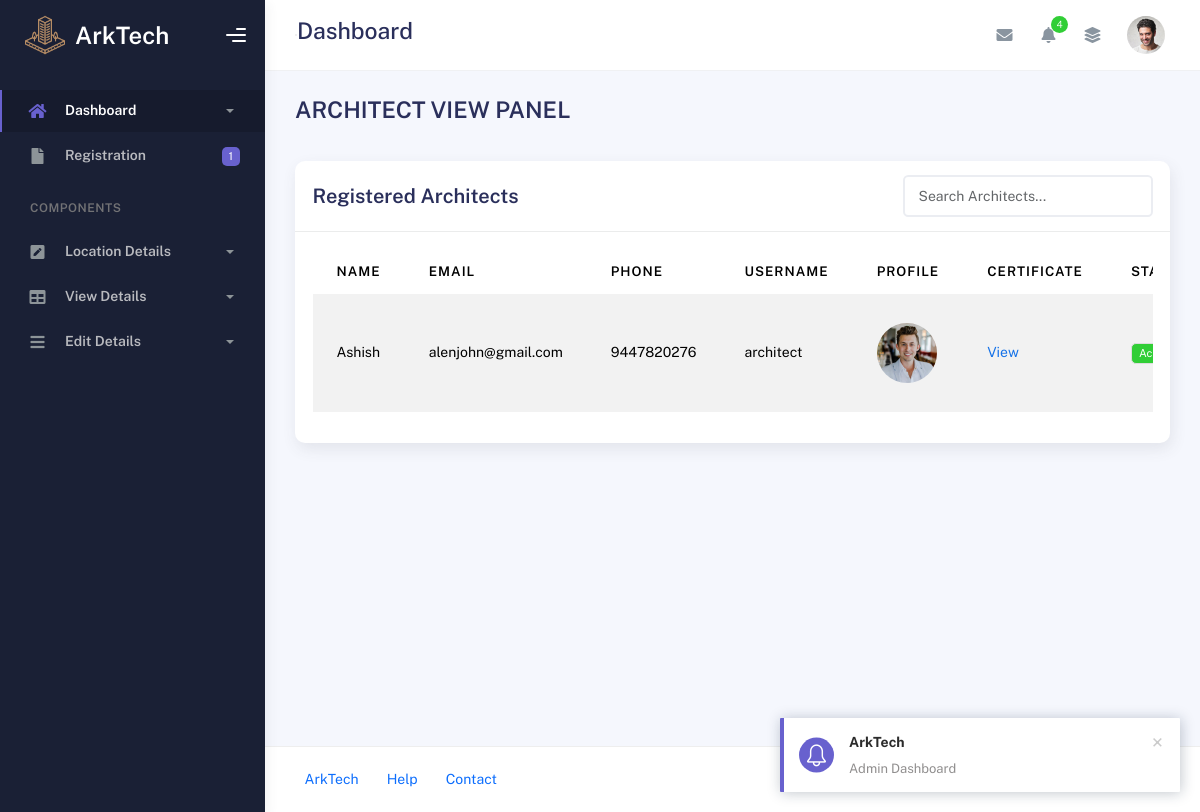
/Admin/architect_view.php, run on an earlier commit of the app's database.
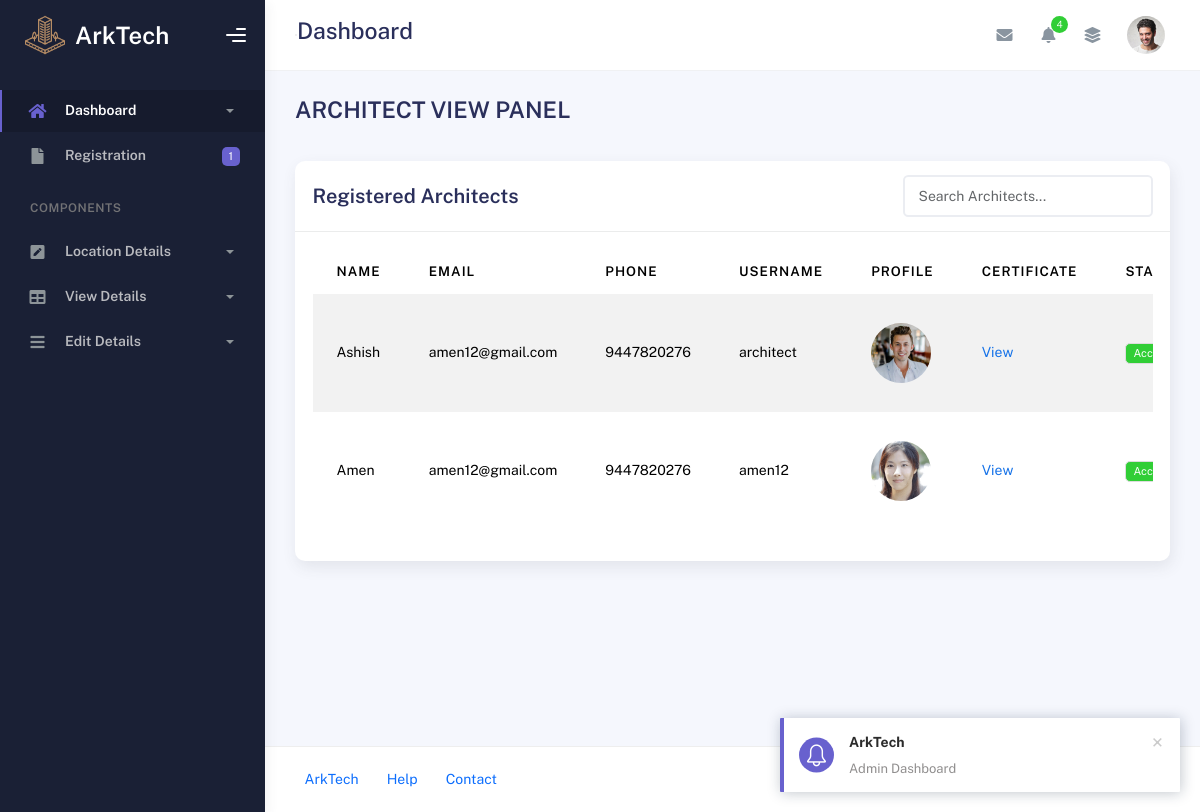
And on a later commit of the database.
### tables this page shows
CREATE TABLE IF NOT EXISTS `tbl_architects` (
  `architect_id` int NOT NULL AUTO_INCREMENT,
  `arch_name` varchar(50) NOT NULL,
  `profiles` varchar(500) NOT NULL,
  `email` varchar(50) NOT NULL,
  `phone` bigint NOT NULL,
  `username` varchar(20) NOT NULL,
  `passwords` varchar(50) NOT NULL,
  `certificate_of_licensce` varchar(200) NOT NULL,
  `location_id` int NOT NULL,
  `status` varchar(20) NOT NULL,
  PRIMARY KEY (`architect_id`)
);

### dboperation.php (called while the page is built, shortened)
<?php
class dboperation
{
    public $con,$res;
    function __construct()
    {
        $this->con=mysqli_connect("localhost","root","","arktech");
    }
    public function executequery($sql)
    {
        $this->res=mysqli_query($this->con,$sql);
        return $this->res;
    }
}
?>

### Admin/architect_view.php (the view, shortened to what this page needs)
<?php
include("header.php");
include("../dboperation.php");
$obj = new dboperation();
$sql = "SELECT * FROM tbl_architects";
$res = $obj->executequery($sql);
?>
<div class="container">
  <div class="page-inner">
    <div class="page-header">
      <h3 class="fw-bold mb-3">ARCHITECT VIEW PANEL</h3>
    </div>
    <div class="row">
      <div class="col-md-12">
        <div class="card">
          <div class="card-header d-flex justify-content-between align-items-center">
            <h4 class="card-title m-0">Registered Architects</h4>
            <input type="text" id="architectSearch" class="form-control" style="width: 250px;" placeholder="Search Architects...">
          </div>
          <div class="card-body">
            <div class="table-responsive">
              <table id="architect-table" class="display table table-striped table-hover">
                <thead>
                  <tr>
                    <th>Name</th>
                    <th>Email</th>
                    <th>Phone</th>
                    <th>Username</th>
                    <th>Profile</th>
                    <th>Certificate</th>
                    <th>Status</th>
                  </tr>
                </thead>
                <tbody>
                  <?php while ($row = mysqli_fetch_array($res)) { ?>
                    <tr>
                      <td><?=($row["arch_name"]) ?></td>
                      <td><?=($row["email"]) ?></td>
                      <td><?=($row["phone"]) ?></td>
                      <td><?=($row["username"]) ?></td>
                      <td>
                        <?php if (!empty($row["profiles"])): ?>
                          <img src="../uploads/<?= $row["profiles"] ?>" alt="Profile Pic" width="60" height="60" style="object-fit:cover;border-radius:50%;">
                        <?php else: ?>
                          N/A
                        <?php endif; ?>
                      </td>
                      <td>
                        <?php if (!empty($row["certificate_of_licensce"])): ?>
                          <a href="#" onclick="openPopup('../uploads/<?= $row['certificate_of_licensce'] ?>'); return false;">View</a>
                        <?php else: ?>
                          N/A
                        <?php endif; ?>
                      </td>
                      <td>
                        <?php
                          $status = $row["status"];
                          if ($status == 'Accepted') {
                            echo '<span class="badge bg-success">Accepted</span>';
                          } elseif ($status == 'Rejected') {
                            echo '<span class="badge bg-danger">Rejected</span>';
                          } else {
                            echo '<span class="badge bg-warning text-dark">Pending</span>';
                          }
                        ?>
                      </td>
                    </tr>
                  <?php } ?>
                </tbody>
              </table>
            </div>
          </div>
        </div>
      </div>
    </div>
  </div>
</div>
<?php include("footer.php"); ?>

### Admin/header.php (shortened to what this page needs)
<!DOCTYPE html>
<html lang="en">
  <head>
    <link rel="stylesheet" href="assets/css/bootstrap.min.css" />
    <link rel="stylesheet" href="assets/css/plugins.min.css" />
    <link rel="stylesheet" href="assets/css/kaiadmin.min.css" />
     <link href="https://cdn.jsdelivr.net/npm/bootstrap-icons@1.10.5/font/bootstrap-icons.css" rel="stylesheet">
  </head>
  <body>
    <div class="wrapper">
      <div class="sidebar" data-background-color="dark">
        <div class="sidebar-logo">
          <div class="logo-header" data-background-color="dark">
        <a href="index.php" class="logo d-flex align-items-center" style="text-decoration: none;">
        <img
            src="img/icon-1.png"
            alt="navbar brand"
            class="navbar-brand"
            height="40"
          />
        <span style="color: white; font-size: 24px; font-weight: 600; margin-left: 10px;">ArkTech</span>
        </a>
            <div class="nav-toggle">
              <button class="btn btn-toggle toggle-sidebar">
                <i class="gg-menu-right"></i>
              </button>
            </div>
          </div>
        </div>
        <div class="sidebar-wrapper scrollbar scrollbar-inner">
          <div class="sidebar-content">
            <ul class="nav nav-secondary">
              <li class="nav-item active">
                <a
                  data-bs-toggle="collapse"
                  href="#dashboard"
                  class="collapsed"
                  aria-expanded="false"
                >
                  <i class="fas fa-home"></i>
                  <p>Dashboard</p>
                  <span class="caret"></span>
                </a>
              </li>
              <li class="nav-item">
                <a href="architect_view.php">
                  <i class="fas fa-file"></i>
                  <p>Registration</p>
                  <span class="badge badge-secondary">1</span>
                </a>
              </li>
              <li class="nav-section">
                <h4 class="text-section">Components</h4>
              </li>
              <li class="nav-item">
                <a data-bs-toggle="collapse" href="#forms">
                  <i class="fas fa-pen-square"></i>
                  <p>Location Details</p>
                  <span class="caret"></span>
                </a>
              </li>
            <li class="nav-item">
                <a data-bs-toggle="collapse" href="#tables">
                  <i class="fas fa-table"></i>
                  <p>View Details</p>
                  <span class="caret"></span>
                </a>
              </li>
              <li class="nav-item">
                <a data-bs-toggle="collapse" href="#submenu">
                  <i class="fas fa-bars"></i>
                  <p>Edit Details</p>
                  <span class="caret"></span>
                </a>
              </li>
            </ul>
          </div>
        </div>
      </div>
      <div class="main-panel">
        <div class="main-header">
          <nav
            class="navbar navbar-header navbar-header-transparent navbar-expand-lg border-bottom"
          >
            <div class="container-fluid">
              <nav
                class="navbar navbar-header-left navbar-expand-lg navbar-form nav-search p-0 d-none d-lg-flex"
              >
                <div class="input-group">
              </nav>
              <h3>Dashboard</h3>
              <ul class="navbar-nav topbar-nav ms-md-auto align-items-center">
                <li class="nav-item topbar-icon dropdown hidden-caret">
                  <a
                    class="nav-link dropdown-toggle"
                    href="#"
                    id="messageDropdown"
                    role="button"
                    data-bs-toggle="dropdown"
                    aria-haspopup="true"
                    aria-expanded="false"
                  >
                    <i class="fa fa-envelope"></i>
                  </a>
                </li>
                <li class="nav-item topbar-icon dropdown hidden-caret">
                  <a
                    class="nav-link dropdown-toggle"
                    href="#"
                    id="notifDropdown"
                    role="button"
                    data-bs-toggle="dropdown"
                    aria-haspopup="true"
                    aria-expanded="false"
                  >
                    <i class="fa fa-bell"></i>
                    <span class="notification">4</span>
                  </a>
                </li>
                <li class="nav-item topbar-icon dropdown hidden-caret">
                  <a
                    class="nav-link"
                    data-bs-toggle="dropdown"
                    href="#"
                    aria-expanded="false"
                  >
                    <i class="fas fa-layer-group"></i>
                  </a>
                </li>
                <li class="nav-item topbar-user dropdown hidden-caret">
                  <a
                    class="dropdown-toggle profile-pic"
                    data-bs-toggle="dropdown"
                    href="#"
                    aria-expanded="false"
                  >
                    <div class="avatar-sm">
                      <img
                        src="assets/img/profile.jpg"
                        alt="..."
                        class="avatar-img rounded-circle"
                      />
                    </div>
                  </a>
                </li>
              </ul>
            </div>
          </nav>
        </div>

### Admin/footer.php (shortened to what this page needs)
<footer class="footer">
          <div class="container-fluid d-flex justify-content-between">
            <nav class="pull-left">
              <ul class="nav">
                <li class="nav-item">
                  <a class="nav-link" href="../Guest/index.php">
                    ArkTech
                  </a>
                </li>
                <li class="nav-item">
                  <a class="nav-link" href="#"> Help </a>
                </li>
                <li class="nav-item">
                  <a class="nav-link" href="../Guest/contact.php"> Contact </a>
                </li>
              </ul>
            </nav>
          </div>
        </footer>
      </div>
    </div>
  </body>
</html>

What changed in the data, as far as the page shows it:
changed tbl_architects "Ashish": email "alenjohn@gmail.com" → "amen12@gmail.com"
added tbl_architects: arch_name "Amen", email "amen12@gmail.com", phone "9447820276", username "amen12", profiles (picture), status "Accepted"
